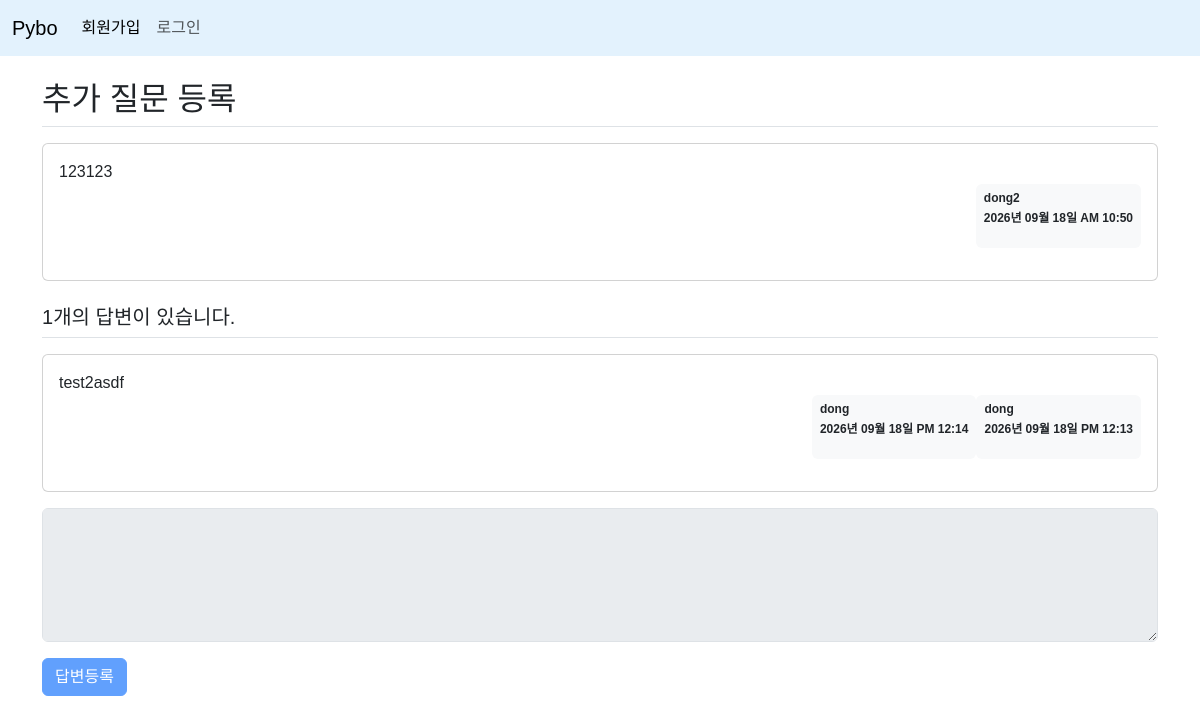
The page /question/detail/307 on the database its author committed.
### pybo/models.py (models this page shows)
class Question(db.Model):
    id = db.Column(db.Integer, primary_key=True)
    subject = db.Column(db.String(200), nullable=False)
    content = db.Column(db.Text, nullable=False)
    create_date = db.Column(db.DateTime, nullable=False)
    user_id = db.Column(db.Integer, db.ForeignKey('user.id', ondelete='CASCADE'), nullable=False)
    user = db.relationship('User', backref=db.backref('question_set'))
    modify_date = db.Column(db.DateTime, nullable=True)

class User(db.Model):
    id = db.Column(db.Integer, primary_key=True)
    username = db.Column(db.String(150), unique=True, nullable=False)
    password = db.Column(db.String(200), nullable=False)
    email = db.Column(db.String(120), unique=True, nullable=False)

class Answer(db.Model):
    id = db.Column(db.Integer, primary_key=True)
    question_id = db.Column(db.Integer, db.ForeignKey('question.id', ondelete='CASCADE'))
    question = db.relationship(Question, backref=db.backref('answer_set'))
    content = db.Column(db.Text, nullable=False)
    create_date = db.Column(db.DateTime, nullable=False)
    user_id = db.Column(db.Integer, db.ForeignKey('user.id', ondelete='CASCADE'), nullable=False)
    user = db.relationship('User', backref=db.backref('answer_set'))
    modify_date = db.Column(db.DateTime, nullable=True)

### pybo/views/question_views.py (the view)
@bp.route('/detail/<int:question_id>')
def detail(question_id):
    form = AnswerForm() # 질문 상세 템플릿에 폼 추가
    question = Question.query.get_or_404(question_id)
    return render_template('question/question_detail.html', question=question, form=form)

### pybo/forms.py
class AnswerForm(FlaskForm):
    content = TextAreaField('답변내용', validators=[DataRequired('내용은 필수 입력 항목입니다.')])
    submit = SubmitField('답변등록')

### pybo/filter.py (called while the page is built)
def format_datetime(value, fmt='%Y년 %m월 %d일 %p %I:%M'):
    return value.strftime(fmt)

### pybo/views/auth_views.py (called while the page is built)
@bp.before_app_request
def load_logged_in_user():
    user_id=session.get('user_id')
    if user_id is None:
        g.user = None
    else:
        g.user = User.query.get(user_id)

### pybo/templates/question/question_detail.html (shortened to what this page needs)
{% extends 'base.html' %}
{% block content %}
<div class="container my-3">
    <h2 class="border-bottom py-2">{{ question.subject }}</h2>
    <div class="card my-3">
        <div class="card-body">
            <div class="card-text" style="white-space: pre-line;">{{ question.content }}</div>
            <div class="d-flex justify-content-end">
                <div class="badge bg-light text-dark p-2">
                    <p class="mb-2 text-start">{{ question.user.username }}</p>
                    <p>{{ question.create_date | datetime}}</p>
                </div>
            </div>
        </div>
    </div>
    <h5 class="border-bottom my-3 py-2">{{ question.answer_set|length }}개의 답변이 있습니다.</h5>
    {% for answer in question.answer_set %}
    <div class="card my-3">
        <div class="card-body">
            <div class="card-text" style="white-space: pre-line;">{{ answer.content }}</div>
            <div class="d-flex justify-content-end">
                {% if answer.modify_date %}
                <div class="badge bg-light text-dark p-2">
                    <p class="mb-2 text-start">{{ answer.user.username }}</p>
                    <p>{{ answer.modify_date | datetime }}</p>
                </div>
                {% endif %}
                <div class="badge bg-light text-dark p-2">
                    <p class="mb-2 text-start">{{ answer.user.username }}</p>
                    <p>{{ answer.create_date | datetime}}</p>
                </div>
            </div>
        </div>
    </div>
    {% endfor %}
    <form action="{{ url_for('answer.create', question_id=question.id) }}" method="post" class="my-3" novalidate>
        <div class="mb-3">
            {{ form.content(class='form-control', rows='5', disabled=(not g.user)) }}
        </div>
            {{ form.submit(class="btn btn-primary", disabled=(not g.user)) }}
    </form>
</div>
{% endblock %}

### pybo/static/style.css (style rules this page uses)
body { font-family: "Noto Sans KR", sans-serif; font-weight: 400; }

### rows shown on the page
Question: subject "추가 질문 등록", content "123123", create_date "2026년 09월 18일 AM 10:50"
User: user.username "dong2"
Answer: content "test2asdf", user.username "dong", modify_date "2026년 09월 18일 PM 12:14", create_date "2026년 09월 18일 PM 12:13"

### other values the page prints
{{ question.answer_set|length }} "1"
